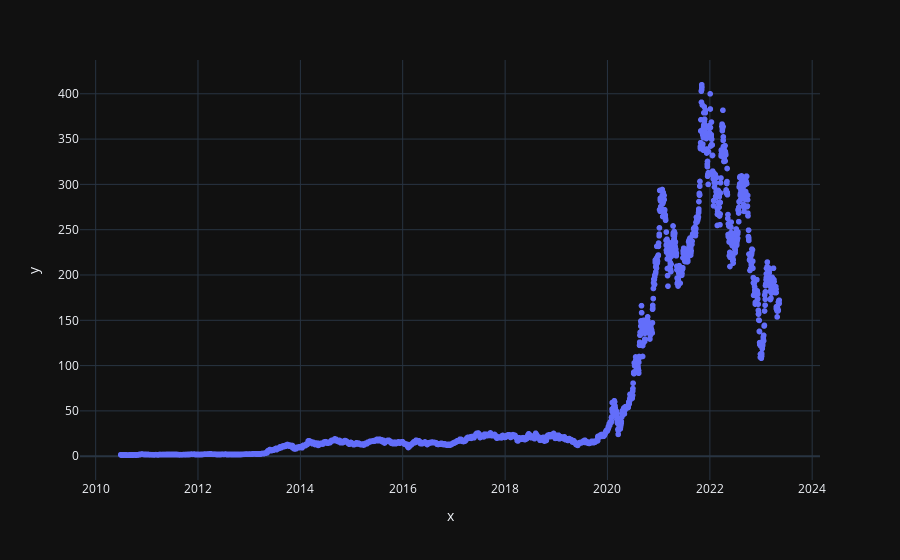

The notebook cell saved with this chart:
### Code cell
import plotly.io as pio

pio.templates.default = "plotly_dark"

PX_Scatter_Tesla = px.scatter(x=TSLA_Data.index, y=TSLA_Data["Close"])
PX_Scatter_Tesla.show()

### Figure 1 — Plotly figure (JSON) as saved in the notebook; plotly's stock layout.template omitted (floating-point values rounded to 4 significant figures; data arrays with more than 128 entries replaced by an {"elided": "..."} marker saying what was removed)
{"data": [{"hovertemplate": "x=%{x}<br>y=%{y}<extra></extra>", "legendgroup": "", "marker": {"color": "#636efa", "symbol": "circle"}, "mode": "markers", "name": "", "showlegend": false, "type": "scattergl", "x": {"elided": "3240 str values"}, "xaxis": "x", "y": {"elided": "3240 float values"}, "yaxis": "y"}], "layout": {"legend": {"tracegroupgap": 0}, "margin": {"t": 60}, "xaxis": {"anchor": "y", "domain": [0, 1], "title": {"text": "x"}}, "yaxis": {"anchor": "x", "domain": [0, 1], "title": {"text": "y"}}}}
